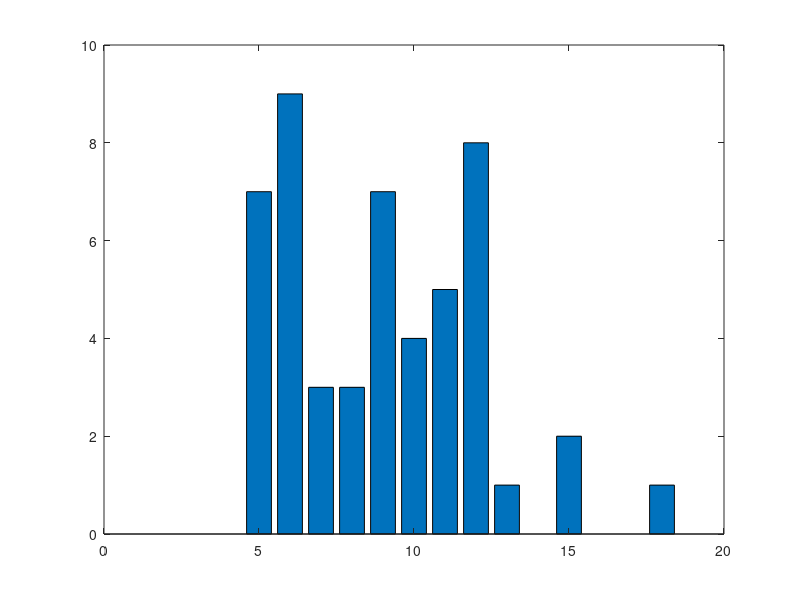

Reproduce this figure in MATLAB.
% In each round, every informed
% vertex v chooses a neighbor uv 2 N(v) := {u 2 V | {u, v} 2 E} uniformly at
% random and sends a copy of the information to it. This results in uv becoming
% informed, if it is not already, and in uv participating in the dissemination
% process in subsequent rounds.

clear all 
clc
n = 50;
for g = 1:n %Counter, will run through sim 100 times with matrix below
r(g) = 0;
A = [0,1,1,0,0;1,0,1,0,0;1,1,0,1,1;0,0,1,0,0;0,0,1,0,0;]; % Test Matrix
B = [1,0,0,0,0]; %Who is informed
D = zeros(1,5); % Place holder so newly informed neighbors don't inform on the same round they themselves were informed
d = 0; % not sure
while prod(B) ~= 1 % While at least one person is not informed do the following ::
    b = 0; %counter for loop below, when everyone who knows has informed someone, or had the chance to inform, jump out of the for loop
    B = B + D; % Add "informed" to "newly informed"
    D = zeros(1,5); % Reset place holders
    C = zeros(1,5);
    for k = 1:5
        if B(k) == 1    % If the person knows they...
           c = rand();  %Roll the dice
           e = 1; % And reset a counter
           for j = 1:numel(A(k,:))  
               if A(k,j) == 1   
                   C(j) = e/(sum(A(k,:)));  %And assign a probabilty based on who they know
                   e = e+1; % And increment that counter
               else
                   C(j) = 0;    %If they don't know them, zero probabilty
               end
           end
           for j =1:numel(A(k,:)) %Check each element until they inform someone
               if (A(k,j) == 1) & (C(j) > c) & (D(j) ~= 1) & (B(j) ~= 1) 
                   D(j) = 1; % Put that person in the place holder as knowing
                   b = b + 1; %add one to the counter, if this equals sum(B), end the for loop
                   c = c + 1;
               end
               if (A(k,j) == 1) & (C(j) > c) & (((D(j) == 1) & (B(j) == 1)) | ((D(j) == 1) | (B(j) ==1))) %To prevent counting someone as being informed multiple times
                   b = b + 1;
                   c = c + 1;
               end
               if b == sum(B)
                   k = 5; %end the for loop
               end
           end
        end
    end
    r(g) = r(g)+1; %count the number of rounds it takes to inform everyone
end

end      
min(r)
max(r)
R = zeros(1,max(r));    %This stuff makes a neat barplot of the number of rounds
for j = 1:max(r)
    for k = 1:numel(r)
        if r(k) == j
            R(j) = R(j) + 1;
        end
    end
end
bar(R)